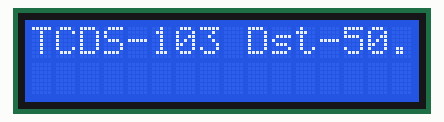
The sketch below on a simulated Arduino Uno, built with avr-gcc and run on an emulated ATmega328P. Parts: 16×2 character LCD.

Above: at 0.1 s.

The sketch:

LCD.ino
```cpp
#include <LiquidCrystal_I2C.h>
#include <Wire.h>

LiquidCrystal_I2C lcd(0x3F, 16, 2);

void setup() {
  // put your setup code here, to run once:
  lcd.init();
  // I2C LCD의 백라이트를 켜줍니다.
  lcd.backlight();
}

void loop() {
  // put your main code here, to run repeatedly:
  lcd.setCursor(0,0);
  lcd.print("Temp-20 Humid-30");
  lcd.setCursor(1,0);
  lcd.print("CDS-103 Dst-50.1");
  delay(5000);
  lcd.clear();
}
```
